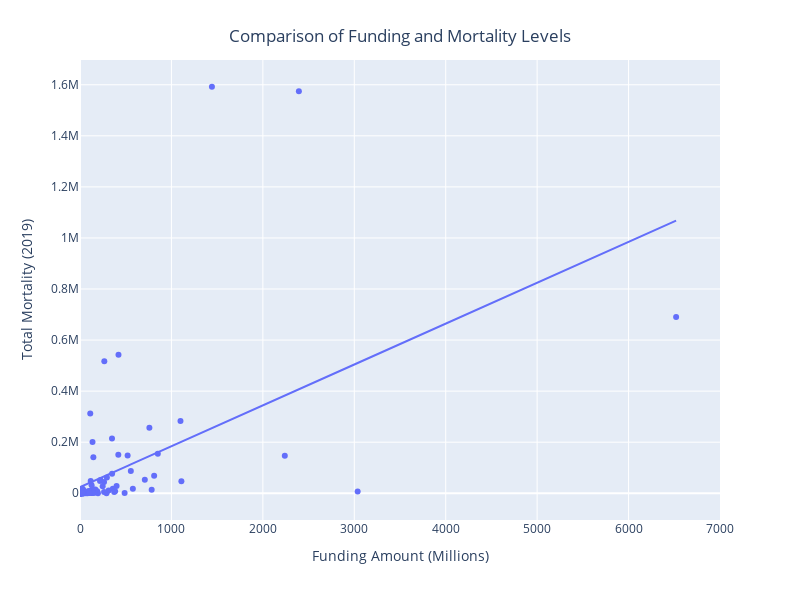

The code cell stored with this chart in its notebook:
### Code cell
fig3a = px.scatter(df2019, x="2019", y="2019_US_Mortality_19", hover_data=['research_category'], 
                trendline="ols", 
                labels={
                     "2019_US_Mortality_19": "Total Mortality (2019)",
                     "research_category": "Research Category",
                     "2019": "Funding Amount (Millions)"
                 }, 
                width=800, height=600)


fig3a.update_layout(
    title={
        'text': "Comparison of Funding and Mortality Levels (2019)",
        'y':0.95,
        'x':0.5,
        'xanchor': 'center',
        'yanchor': 'top'})

fig3a.update_layout(xaxis_range=[0,7000])

fig3a.show()

fig3a.write_image("figures/fig3a.png")

### Figure 1 — Plotly figure (JSON) as saved in the notebook; plotly's stock layout.template omitted (floating-point values rounded to 4 significant figures; data arrays with more than 128 entries replaced by an {"elided": "..."} marker saying what was removed)
{"data": [{"customdata": {"elided": "299x1 str values"}, "hovertemplate": "Funding Amount (Millions)=%{x}<br>Total Mortality (2019)=%{y}<br>Research Category=%{customdata[0]}<extra></extra>", "legendgroup": "", "marker": {"color": "#636efa", "symbol": "circle"}, "mode": "markers", "name": "", "orientation": "v", "showlegend": false, "type": "scatter", "x": {"elided": "299 int values"}, "xaxis": "x", "y": {"elided": "299 int values"}, "yaxis": "y"}, {"hovertemplate": "<b>OLS trendline</b><br>2019_US_Mortality_19 = 160.163 * 2019 + 23827.6<br>R<sup>2</sup>=0.270612<br><br>Funding Amount (Millions)=%{x}<br>Total Mortality (2019)=%{y} <b>(trend)</b><extra></extra>", "legendgroup": "", "marker": {"color": "#636efa", "symbol": "circle"}, "mode": "lines", "name": "", "showlegend": false, "type": "scatter", "x": [2, 3, 5, 5, 7, 8, 8, 8, 11, 11, 11, 11, 11, 12, 12, 13, 13, 13, 13, 15, 15, 16, 16, 16, 17, 17, 18, 19, 24, 24, 25, 27, 28, 31, 32, 34, 34, 36, 36, 37, 43, 44, 48, 64, 67, 76, 79, 82, 83, 86, 94, 103, 106, 111, 112, 117, 121, 124, 126, 127, 137, 138, 139, 146, 150, 151, 158, 163, 168, 188, 196, 219, 224, 248, 263, 263, 266, 290, 294, 313, 350, 351, 359, 374, 384, 400, 419, 421, 488, 521, 556, 578, 709, 759, 784, 811, 851, 1099, 1109, 1443, 2240, 2394, 3037, 6520], "xaxis": "x", "y": [24150.0, 24310.0, 24630.0, 24630.0, 24950.0, 25110.0, 25110.0, 25110.0, 25590.0, 25590.0, 25590.0, 25590.0, 25590.0, 25750.0, 25750.0, 25910.0, 25910.0, 25910.0, 25910.0, 26230.0, 26230.0, 26390.0, 26390.0, 26390.0, 26550.0, 26550.0, 26710.0, 26870.0, 27670.0, 27670.0, 27830.0, 28150.0, 28310.0, 28790.0, 28950.0, 29270.0, 29270.0, 29590.0, 29590.0, 29750.0, 30710.0, 30870.0, 31520.0, 34080.0, 34560.0, 36000.0, 36480.0, 36960.0, 37120.0, 37600.0, 38880.0, 40320.0, 40800.0, 41610.0, 41770.0, 42570.0, 43210.0, 43690.0, 44010.0, 44170.0, 45770.0, 45930.0, 46090.0, 47210.0, 47850.0, 48010.0, 49130.0, 49930.0, 50740.0, 53940.0, 55220.0, 58900.0, 59700.0, 63550.0, 65950.0, 65950.0, 66430.0, 70270.0, 70920.0, 73960.0, 79880.0, 80040.0, 81330.0, 83730.0, 85330.0, 87890.0, 90940.0, 91260.0, 102000.0, 107300.0, 112900.0, 116400.0, 137400.0, 145400.0, 149400.0, 153700.0, 160100.0, 199800.0, 201400.0, 254900.0, 382600.0, 407300.0, 510200.0, 1068000.0], "yaxis": "y"}], "layout": {"height": 600, "legend": {"tracegroupgap": 0}, "margin": {"t": 60}, "title": {"text": "Comparison of Funding and Mortality Levels", "x": 0.5, "xanchor": "center", "y": 0.95, "yanchor": "top"}, "width": 800, "xaxis": {"anchor": "y", "domain": [0, 1], "range": [0, 7000], "title": {"text": "Funding Amount (Millions)"}, "type": "linear"}, "yaxis": {"anchor": "x", "autorange": true, "domain": [0, 1], "range": [-104800.0, 1697000.0], "title": {"text": "Total Mortality (2019)"}, "type": "linear"}}}
